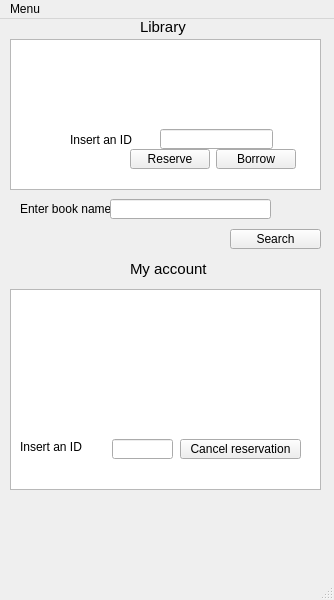
<?xml version="1.0" encoding="UTF-8"?>
<ui version="4.0">
 <class>MainWindow2</class>
 <widget class="QMainWindow" name="MainWindow2">
  <property name="geometry">
   <rect>
    <x>0</x>
    <y>0</y>
    <width>334</width>
    <height>600</height>
   </rect>
  </property>
  <property name="windowTitle">
   <string>MainWindow</string>
  </property>
  <widget class="QWidget" name="centralwidget">
   <widget class="QListWidget" name="listWidget">
    <property name="geometry">
     <rect>
      <x>10</x>
      <y>20</y>
      <width>311</width>
      <height>151</height>
     </rect>
    </property>
   </widget>
   <widget class="QListWidget" name="listWidget_2">
    <property name="geometry">
     <rect>
      <x>10</x>
      <y>270</y>
      <width>311</width>
      <height>201</height>
     </rect>
    </property>
   </widget>
   <widget class="QLabel" name="label">
    <property name="geometry">
     <rect>
      <x>140</x>
      <y>0</y>
      <width>191</width>
      <height>16</height>
     </rect>
    </property>
    <property name="font">
     <font>
      <pointsize>11</pointsize>
     </font>
    </property>
    <property name="text">
     <string>Library</string>
    </property>
   </widget>
   <widget class="QLabel" name="label_2">
    <property name="geometry">
     <rect>
      <x>130</x>
      <y>240</y>
      <width>151</width>
      <height>20</height>
     </rect>
    </property>
    <property name="font">
     <font>
      <pointsize>11</pointsize>
     </font>
    </property>
    <property name="text">
     <string>My account</string>
    </property>
   </widget>
   <widget class="QPushButton" name="pushButton_2">
    <property name="geometry">
     <rect>
      <x>180</x>
      <y>420</y>
      <width>121</width>
      <height>20</height>
     </rect>
    </property>
    <property name="text">
     <string>Cancel reservation</string>
    </property>
   </widget>
   <widget class="QLabel" name="label_3">
    <property name="geometry">
     <rect>
      <x>20</x>
      <y>180</y>
      <width>101</width>
      <height>20</height>
     </rect>
    </property>
    <property name="text">
     <string>Enter book name</string>
    </property>
   </widget>
   <widget class="QLineEdit" name="lineEdit">
    <property name="geometry">
     <rect>
      <x>110</x>
      <y>180</y>
      <width>161</width>
      <height>20</height>
     </rect>
    </property>
   </widget>
   <widget class="QPushButton" name="pushButton_3">
    <property name="geometry">
     <rect>
      <x>230</x>
      <y>210</y>
      <width>91</width>
      <height>20</height>
     </rect>
    </property>
    <property name="text">
     <string>Search</string>
    </property>
   </widget>
   <widget class="QLineEdit" name="lineEdit_2">
    <property name="geometry">
     <rect>
      <x>160</x>
      <y>110</y>
      <width>113</width>
      <height>20</height>
     </rect>
    </property>
   </widget>
   <widget class="QLabel" name="label_4">
    <property name="geometry">
     <rect>
      <x>70</x>
      <y>110</y>
      <width>91</width>
      <height>21</height>
     </rect>
    </property>
    <property name="text">
     <string>Insert an ID</string>
    </property>
   </widget>
   <widget class="QLabel" name="label_5">
    <property name="geometry">
     <rect>
      <x>20</x>
      <y>420</y>
      <width>91</width>
      <height>16</height>
     </rect>
    </property>
    <property name="text">
     <string>Insert an ID</string>
    </property>
   </widget>
   <widget class="QLineEdit" name="lineEdit_3">
    <property name="geometry">
     <rect>
      <x>112</x>
      <y>420</y>
      <width>61</width>
      <height>20</height>
     </rect>
    </property>
   </widget>
   <widget class="QWidget" name="">
    <property name="geometry">
     <rect>
      <x>130</x>
      <y>130</y>
      <width>166</width>
      <height>20</height>
     </rect>
    </property>
    <layout class="QHBoxLayout" name="horizontalLayout">
     <item>
      <widget class="QPushButton" name="pushButton_4">
       <property name="text">
        <string>Reserve</string>
       </property>
      </widget>
     </item>
     <item>
      <widget class="QPushButton" name="pushButton">
       <property name="text">
        <string>Borrow</string>
       </property>
      </widget>
     </item>
    </layout>
   </widget>
  </widget>
  <widget class="QMenuBar" name="menubar">
   <property name="geometry">
    <rect>
     <x>0</x>
     <y>0</y>
     <width>334</width>
     <height>17</height>
    </rect>
   </property>
   <widget class="QMenu" name="menuMenu">
    <property name="title">
     <string>Menu</string>
    </property>
    <addaction name="separator"/>
    <addaction name="actionlog_out"/>
    <addaction name="actiondelete_account"/>
    <addaction name="actionchange_password"/>
   </widget>
   <addaction name="menuMenu"/>
  </widget>
  <widget class="QStatusBar" name="statusbar"/>
  <action name="actionlog_out">
   <property name="text">
    <string>log out</string>
   </property>
  </action>
  <action name="actiondelete_account">
   <property name="text">
    <string>delete account</string>
   </property>
  </action>
  <action name="actionsearch_for_books">
   <property name="text">
    <string>search for books</string>
   </property>
  </action>
  <action name="actioncancel_reservation">
   <property name="text">
    <string>cancel reservation</string>
   </property>
  </action>
  <action name="actionchange_password">
   <property name="text">
    <string>change password</string>
   </property>
  </action>
 </widget>
 <resources/>
 <connections/>
</ui>
